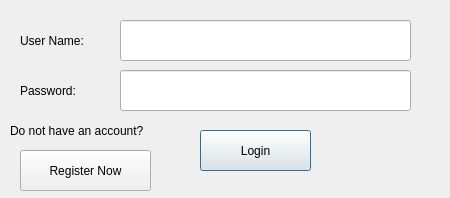
<?xml version="1.0" encoding="UTF-8"?>
<ui version="4.0">
 <class>LoginWindow</class>
 <widget class="QDialog" name="LoginWindow">
  <property name="geometry">
   <rect>
    <x>0</x>
    <y>0</y>
    <width>450</width>
    <height>198</height>
   </rect>
  </property>
  <property name="windowTitle">
   <string>LoginWindow</string>
  </property>
  <widget class="QPushButton" name="loginBtn">
   <property name="geometry">
    <rect>
     <x>200</x>
     <y>130</y>
     <width>111</width>
     <height>41</height>
    </rect>
   </property>
   <property name="text">
    <string>Login</string>
   </property>
  </widget>
  <widget class="QLineEdit" name="userNameEditor">
   <property name="geometry">
    <rect>
     <x>120</x>
     <y>20</y>
     <width>291</width>
     <height>41</height>
    </rect>
   </property>
  </widget>
  <widget class="QLineEdit" name="passwordEditor">
   <property name="geometry">
    <rect>
     <x>120</x>
     <y>70</y>
     <width>291</width>
     <height>41</height>
    </rect>
   </property>
  </widget>
  <widget class="QLabel" name="label">
   <property name="geometry">
    <rect>
     <x>20</x>
     <y>20</y>
     <width>91</width>
     <height>41</height>
    </rect>
   </property>
   <property name="text">
    <string>User Name:</string>
   </property>
  </widget>
  <widget class="QLabel" name="label_2">
   <property name="geometry">
    <rect>
     <x>20</x>
     <y>70</y>
     <width>91</width>
     <height>41</height>
    </rect>
   </property>
   <property name="text">
    <string>Password:</string>
   </property>
  </widget>
  <widget class="QPushButton" name="registerBtn">
   <property name="geometry">
    <rect>
     <x>20</x>
     <y>150</y>
     <width>131</width>
     <height>41</height>
    </rect>
   </property>
   <property name="text">
    <string>Register Now</string>
   </property>
  </widget>
  <widget class="QLabel" name="label_3">
   <property name="geometry">
    <rect>
     <x>10</x>
     <y>110</y>
     <width>171</width>
     <height>41</height>
    </rect>
   </property>
   <property name="text">
    <string>Do not have an account?</string>
   </property>
  </widget>
 </widget>
 <resources/>
 <connections/>
</ui>
